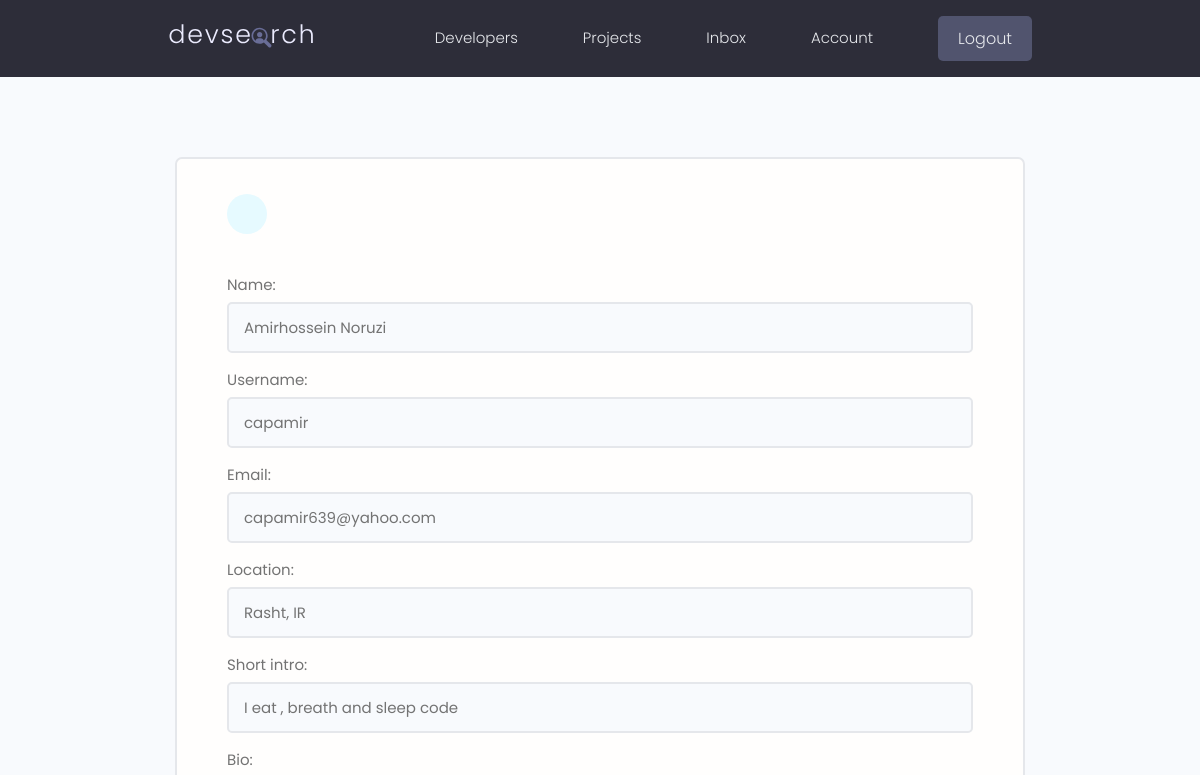
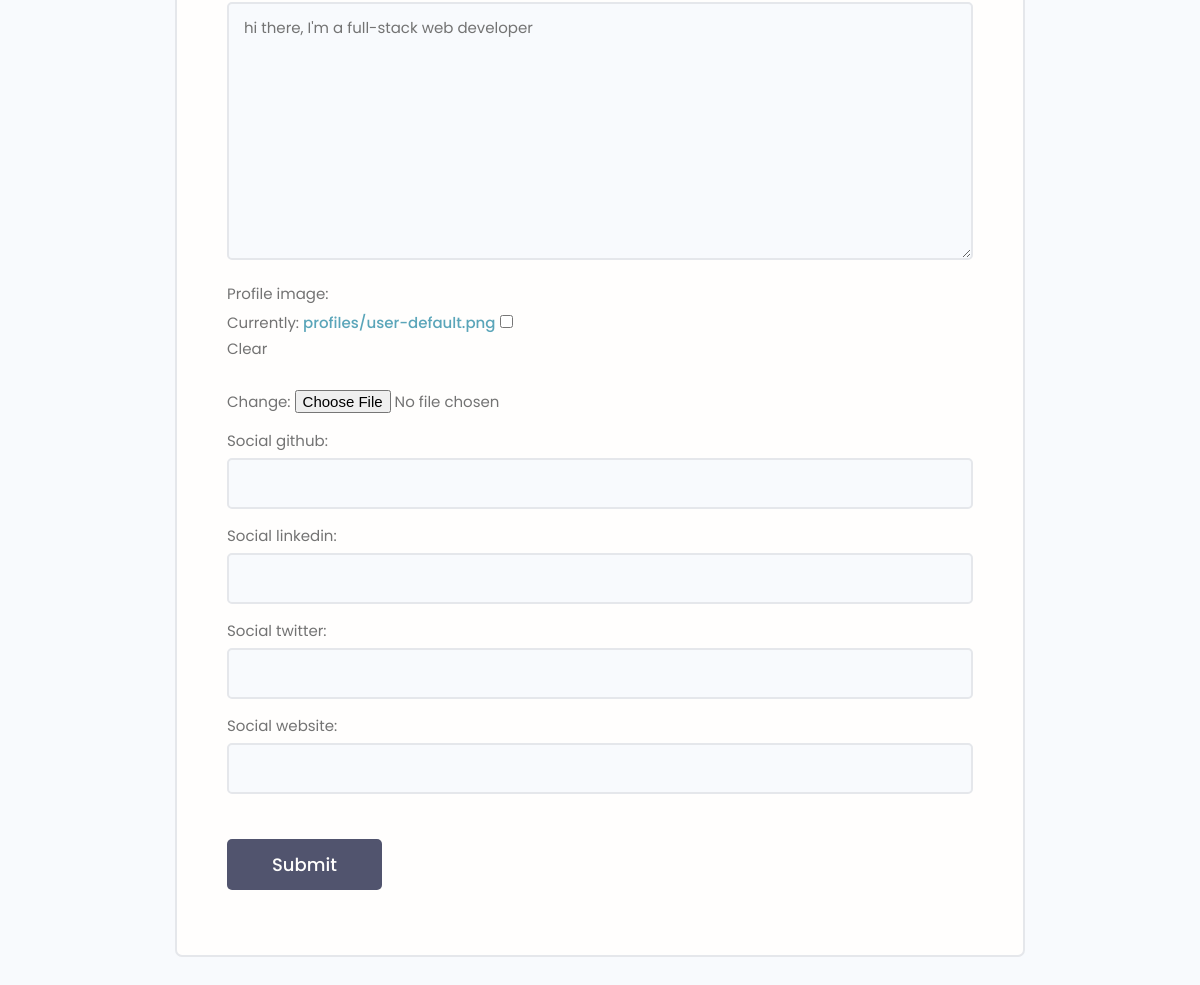
The page /edit-account/ (signed in) on the database its author committed (2 pictures, top to bottom).
### users/models.py (models this page shows, shortened)
class Profile(models.Model):
    user = models.OneToOneField(User, on_delete=models.CASCADE, null=True, blank=True)
    name = models.CharField(max_length=200, null=True, blank=True)
    email = models.EmailField(max_length=500, null=True, blank=True)
    username = models.CharField(max_length=200, null=True, blank=True)
    location = models.CharField(max_length=200, null=True, blank=True)
    short_intro = models.CharField(max_length=200, null=True, blank=True)
    bio = models.TextField(null=True, blank=True)
    profile_image = models.ImageField(default='profiles/user-default.png', upload_to='profiles/', null=True, blank=True)
    social_github = models.CharField(max_length=200, null=True, blank=True)
    social_linkedin = models.CharField(max_length=200, null=True, blank=True)
    social_twitter = models.CharField(max_length=200, null=True, blank=True)
    social_website = models.CharField(max_length=200, null=True, blank=True)
    created = models.DateTimeField(auto_now_add=True)
    id = models.UUIDField(default=uuid.uuid4, primary_key=True, unique=True, editable=False)
    class Meta:
        ordering = ['created']

### users/views.py (the view)
# urls.py: path('edit-account/', views.editAccount, name='edit-account'),
@login_required(login_url='login')
def editAccount(request):
    profile = request.user.profile
    form = ProfileForm(instance=profile)
    if request.method == 'POST':
        form = ProfileForm(request.POST, request.FILES, instance=profile)
        if form.is_valid():
            form.save()
            return redirect('account')
    context = {
        'form': form,
    }
    return render(request, 'users/profile-form.html', context)

### users/forms.py
class ProfileForm(ModelForm):
    class Meta:
        model = Profile
        fields = [
            'name', 'username', 'email',
            'location', 'short_intro', 'bio',
            'profile_image', 'social_github', 'social_linkedin',
            'social_twitter', 'social_website'
            ]
    def __init__(self, *args, **kwargs):
        super(ProfileForm, self).__init__(*args, **kwargs)
        for label, field in self.fields.items():
            field.widget.attrs.update({'class': 'input'})

### users/templates/users/profile-form.html (shortened to what this page needs)
{% extends 'base.html' %}
{% block content %}
<main class="formPage my-xl">
    <div class="content-box">
        <div class="formWrapper">
            <a class="backButton" href="{% url 'account' %}"></a>
            <br>
            <form class="form" action='{% url 'edit-account' %}' method="POST" enctype="multipart/form-data">
                {% for field in form %}
                <div class="form__field">
                    <label for="formInput#text">{{field.label}}: </label>
                    {{field}}
                </div>
                {% endfor %}
                <input class="btn btn--sub btn--lg  my-md" type="submit" value="Submit" />
            </form>
        </div>
    </div>
</main>
{% endblock content %}

### devsearch/static/styles/app.css (style rules this page uses)
:root { --color-sub: #2d2d39; }
.btn--sub { background-color: var(--color-sub-light); }
.content-box { width: 95%; max-width: 85rem; margin: 0 auto; }
.backButton { background: var(--color-main-light); color: var(--color-main); width: 4rem; height: 4rem; display: flex; align-items: center; justify-content: center; border-radius: 50%; }
.formPage .formWrapper { list-style: none; background: var(--color-white); padding: 3.5rem 5rem; border: 2px solid var(--color-light); border-radius: 0.7rem; }

### devsearch/static/uikit/styles/modules/_variables.css (style rules this page uses)
:root { --color-main: #5aa5b9; --color-main-light: #e6faff; --color-sub: #3f4156; --color-sub-light: #51546e; --color-sub-lighter: #ededfd; --color-text: #737373; --color-gray: #8b8b8b; --color-light: #e5e7eb; --color-light-gray: #767676; --color-bg: #f8fafd; --color-white: #fffefd; --color-white-light: #f3f3f3; --color-success: #359e64; --color-success-bg: #def8e8; --color-error: #fc4b0b; --color-error-bg: #fff2ee; --font-base: 'Poppins', arial, helvetica, 'Segoe UI', roboto, ubuntu, sans-serif; --font-monospace: 'Fira Code', 'Courier New', courier, monospace; --font-regular: 300; --font-medium: 500; --font-bold: 700; --generic-shadow: 1px 1px 5px #00000010; --generic-transition: all 0.3s ease-in-out; }

### devsearch/static/uikit/styles/modules/_base.css (style rules this page uses)
* { margin: 0; padding: 0; box-sizing: border-box; text-rendering: optimizeLegibility; color: inherit; font-size: inherit; }
html { font-size: 50%; }
@media only screen and (min-width: 480px) { html { font-size: 56.25%; } }
@media only screen and (min-width: 1200px) { html { font-size: 62.5%; } }
body { line-height: 1.6; font-weight: 400; font-size: 1.5rem; color: var(--color-text); background-color: var(--color-bg); min-height: 100vh; }

### devsearch/static/uikit/styles/modules/_typography.css (style rules this page uses)
* { font-family: var(--font-base); }
a { padding-bottom: 2px; text-decoration: none; display: inline-block; color: var(--color-main); font-weight: var(--font-medium); }

### devsearch/static/uikit/styles/modules/_utilities.css (style rules this page uses)
.my-md { margin: 3rem auto; }
.my-xl { margin: 8rem auto; }

### devsearch/static/uikit/styles/modules/_button.css (style rules this page uses)
.btn { display: inline-block; position: relative; cursor: pointer; background-color: var(--color-light); font-weight: var(--font-medium); color: var(--color-sub); text-decoration: none; padding: 1rem 2rem; border-radius: 0.5rem; border: none; width: -webkit-fit-content; width: -moz-fit-content; width: fit-content; height: -webkit-fit-content; height: -moz-fit-content; height: fit-content; font-size: 1.6rem; outline-width: 0; outline-color: transparent; -webkit-backface-visibility: hidden; backface-visibility: hidden; transition: all 0.3s ease-in-out; }
.btn--sub { background-color: var(--color-sub); color: var(--color-white); }
.btn--lg { font-size: 1.8rem; padding: 1.2rem 4.5rem; }

### devsearch/static/uikit/styles/modules/_form.css (style rules this page uses)
.form { display: block; }
.form__field { margin-top: 1.5rem; margin-bottom: 1.5rem; }
.form__label, .form__field > label { display: block; margin-bottom: 0.5rem; color: var(--color-text); }
input.input[type='text'], input.input[type='email'], input.input[type='password'], input.input[type='number'], select.input, textarea.input { min-width: 24rem; width: 100%; padding: 1.2rem 1.5rem; border-radius: 0.5rem; border: 2px solid var(--color-light); transition: all 0.3s ease-in-out; background-color: var(--color-bg); }

### rows shown on the page
Profile: form "Amirhossein Noruzi" "capamir" "capamir639@yahoo.com" "Rasht, IR" "I eat , breath and sleep code" "hi there, I'm a full-stack web developer"

### other values the page prints
{{ field.label }} "Name" "Username" "Email" "Location" "Short intro" "Bio" "Profile image" "Social github" "Social linkedin" "Social twitter" "Social website"
